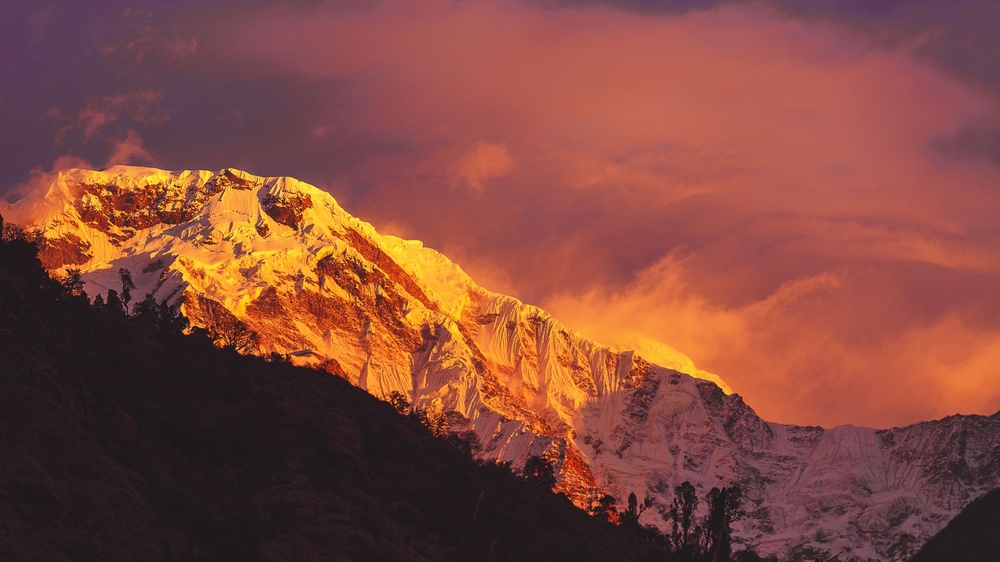
#> input picture 223-詹婷婷-厦门/week_3/1947.jpg, 1000 x 562 px, shrunk from 1920 x 1080 before the run
$ python histogram_equalization_rgb.py
#> lines starting #> are read from the running program, lines starting #| are printed output that depends on the picture
import cv2
import numpy as np
from matplotlib import pyplot as plt

img = cv2.imread("1947.jpg", 1)
#> img is the input picture: shape (562, 1000, 3); mean B, G, R 62, 72.9, 131.5
cv2.imshow("img", img)
(b, g, r) = cv2.split(img)
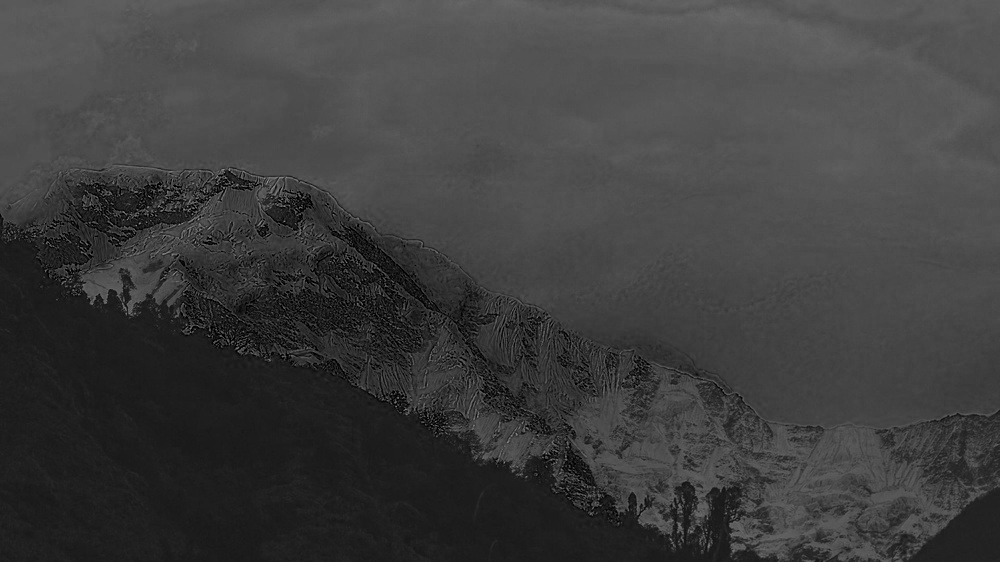
#> b: shape (562, 1000); min 0, max 152, mean 62
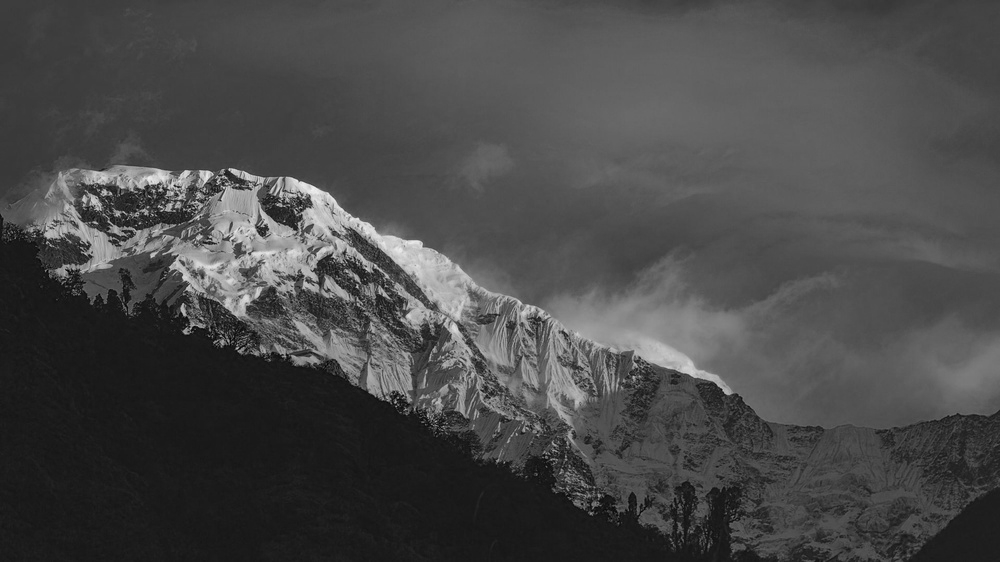
#> g: shape (562, 1000); min 0, max 240, mean 72.9
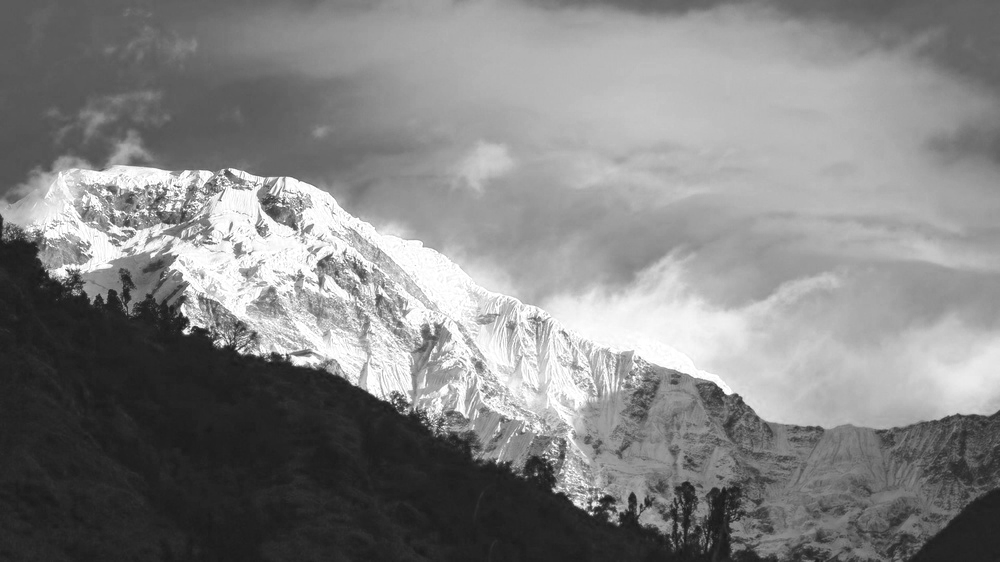
#> r: shape (562, 1000); min 23, max 255, mean 131.5

hb = cv2.equalizeHist(b)
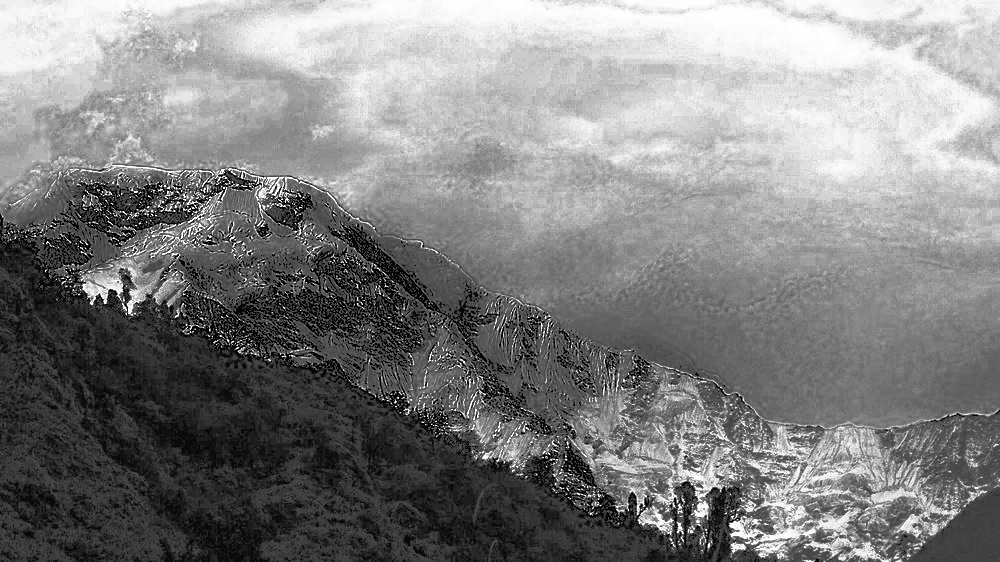
#> hb: shape (562, 1000); min 0, max 255, mean 129.7
hr = cv2.equalizeHist(r)
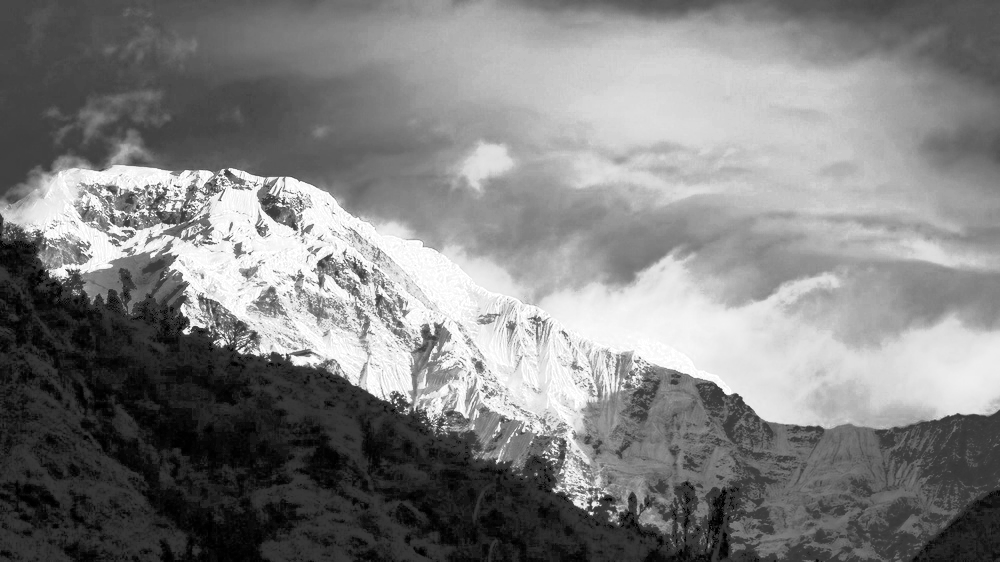
#> hr: shape (562, 1000); min 0, max 255, mean 128.5
hg = cv2.equalizeHist(g)
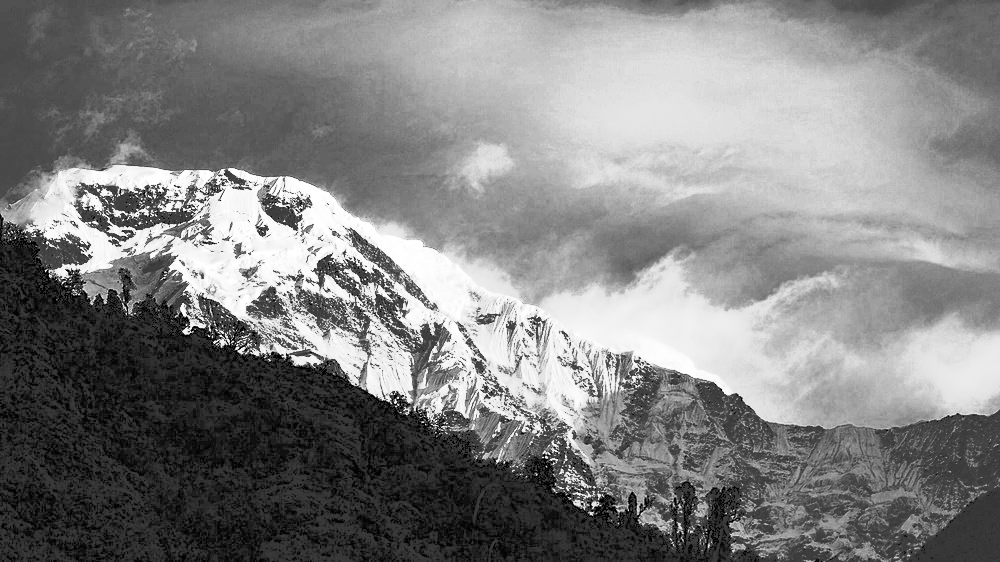
#> hg: shape (562, 1000); min 0, max 255, mean 129.7

cv2.imshow("hb", hb)
cv2.imshow("hr", hr)
cv2.imshow("hg", hg)

dst = cv2.merge((hb, hr, hg))
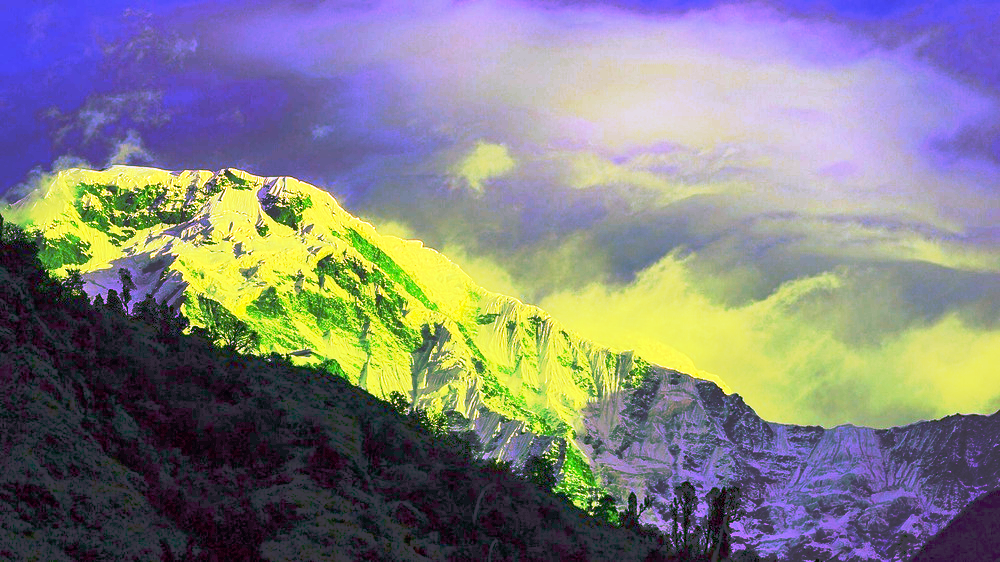
#> dst: shape (562, 1000, 3); mean of channels 0, 1, 2 129.7, 128.5, 129.7; drawn as B, G, R

cv2.imshow("dst", dst)

cv2.waitKey()
